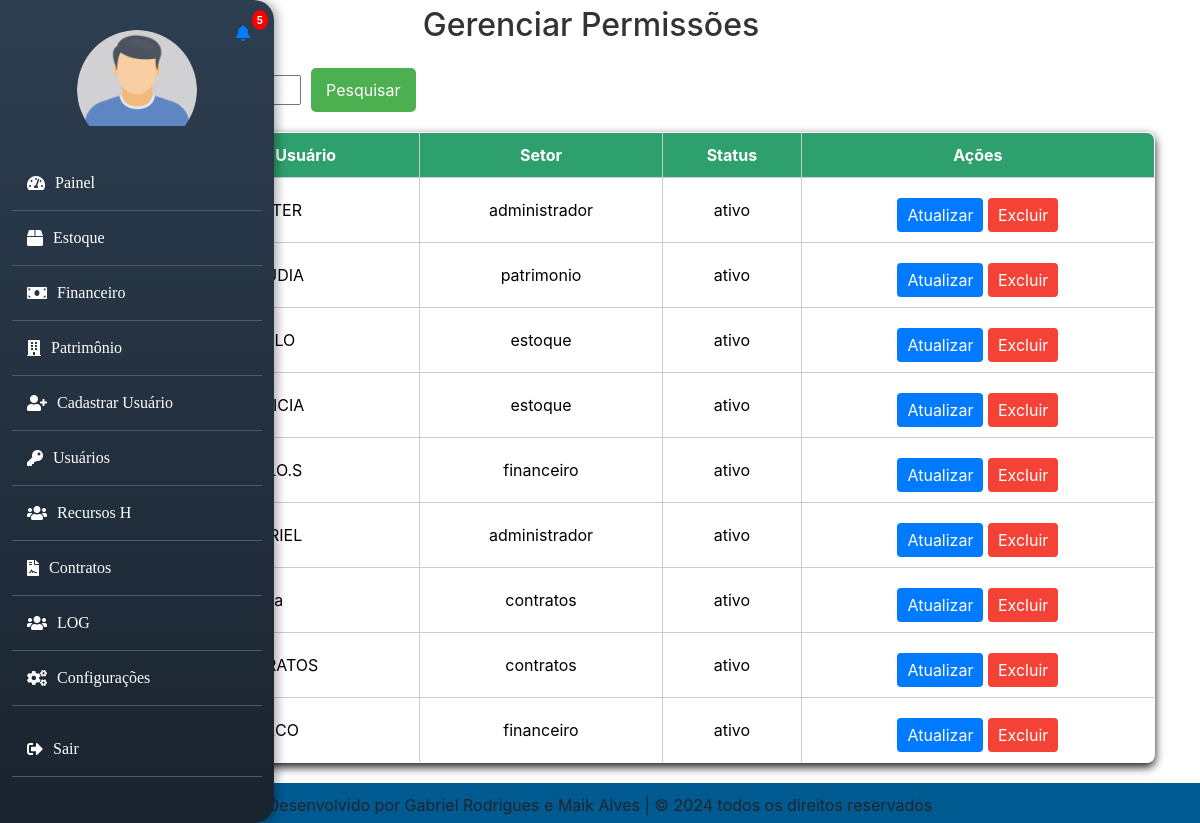
/gerenciarpermissao.php (signed in), run on the app's committed database.
### tables this page shows
CREATE TABLE `usuario` (
  `id` int(11) NOT NULL,
  `username` varchar(50) NOT NULL,
  `senha` varchar(255) NOT NULL,
  `matricula` varchar(20) NOT NULL,
  `email` varchar(100) NOT NULL,
  `setor` enum('administrador','estoque','patrimonio','financeiro','contratos') NOT NULL,
  `cargo` varchar(50) NOT NULL,
  `situacao` enum('ativo','inativo') DEFAULT 'ativo',
  `foto` varchar(255) DEFAULT 'default.png',
  `primeira_vez` tinyint(1) DEFAULT 1,
  `tempo_registro` datetime DEFAULT NULL
);

### gerenciarpermissao.php (the view, shortened to what this page needs)
<?php
include 'banco.php';
include 'header.php';
$query = "SELECT id, username, setor, situacao FROM usuario";
$usuarios = $con->query($query);
?>
<!DOCTYPE html>
<html lang="pt-br">
<head>
    <link rel="stylesheet" href="src/style/style.css">
</head>
<body>
    <h2>Gerenciar Permissões</h2>
<div class="container">
        <form class="container1" method="GET" action="gerenciarpermissao.php">
            <button class="btn1" type="submit">Pesquisar</button>
        </form>
        <table>
            <thead>
                <tr>
                    <th>ID</th>
                    <th>Nome de Usuário</th>
                    <th>Setor</th>
                    <th>Status</th>
                    <th>Ações</th>
                </tr>
            </thead>
            <tbody>
                <?php if ($usuarios && $usuarios->num_rows > 0): ?>
                    <?php while ($usuario = $usuarios->fetch_assoc()): ?>
                        <tr>
                            <td><?php echo htmlspecialchars($usuario['id']); ?></td>
                            <td><?php echo htmlspecialchars($usuario['username']); ?></td>
                            <td><?php echo htmlspecialchars($usuario['setor']); ?></td>
                            <td><?php echo htmlspecialchars($usuario['situacao']); ?></td>
                            <td>
                                <button class="btn btn-update" onclick="openModal(
                                    <?php echo $usuario['id']; ?>,
                                    '<?php echo htmlspecialchars($usuario['username']); ?>',
                                    '<?php echo htmlspecialchars($usuario['setor']); ?>',
                                    '<?php echo htmlspecialchars($usuario['situacao']); ?>'
                                )">
                                    Atualizar
                                </button>
                                <button class="btn btn-delete" onclick="openDeleteModal(<?php echo $usuario['id']; ?>)">Excluir</button>
                            </td>
                        </tr>
                    <?php endwhile; ?>
                <?php else: ?>
                    <tr>
                        <td colspan="5">Nenhum usuário encontrado.</td>
                    </tr>
                <?php endif; ?>
            </tbody>
        </table>
</div>
</body>
</html>
<?php include 'footer.php'; ?>

### src/style/style.css (style rules this page uses)
* { box-sizing: border-box; }
h2 { color: #333; padding: 6px; text-align: center; margin-right: 18px; }
button { display: flex; margin-top: 10px; padding: 10px 15px; background-color: #4caf50; color: white; border: none; border-radius: 5px; cursor: pointer; }
table { width: 100%; border-collapse: collapse; margin: 20px auto; box-shadow: 0 4px 10px rgba(0.9, 0.5, 0.5, 0.9); border-radius: 8px; overflow: hidden; }
table, th, td { border: 1px solid #ddd; color: #000; }
th, td { padding: 10px; text-align: left; max-width: 200px; overflow-wrap: break-word; }
table th { background-color: #2ea06d; color: white; }

### gerenciarpermissao.php (style rules this page uses)
.container { display: table; }
.container, .container-fluid, .container-lg, .container-md, .container-sm, .container-xl { width: 100%; }
table { width: 100%; border-collapse: collapse; margin-top: 20px; }
th, td { border: 1px solid #ccc; padding: 10px; text-align: center; }
th { background-color: #f4f4f4; }
.btn { padding: 5px 10px; cursor: pointer; border: none; border-radius: 4px; }
.btn-update { background-color: #007bff; color: white; }
.btn-delete { background-color: #f44336; color: white; }
.container1 { display: flex; align-items: baseline; gap: 10px; }
.btn1 { cursor: pointer; }

### data on the page
usuario: username "MASTER", setor "administrador", situacao "ativo"
usuario: username "CLAUDIA", setor "patrimonio", situacao "ativo"
usuario: id "3", username "PAULO", setor "estoque", situacao "ativo"
usuario: id "4", username "PATRICIA", setor "estoque", situacao "ativo"
usuario: id "5", username "PAULO.S", setor "financeiro", situacao "ativo"
usuario: username "GABRIEL", setor "administrador", situacao "ativo"
usuario: username "Rita", setor "contratos", situacao "ativo"
usuario: id "10", username "CONTRATOS", setor "contratos", situacao "ativo"
usuario: username "MARCO", setor "financeiro", situacao "ativo"

### other printed values
$unreadCount "5"
$item['nome'] "Painel"
$item['nome'] "Estoque"
$item['nome'] "Financeiro"
$item['nome'] "Patrimônio"
$item['nome'] "Cadastrar Usuário"
$item['nome'] "Usuários"
$item['nome'] "Recursos H"
$item['nome'] "Contratos"
$item['nome'] "LOG"
$item['nome'] "Configurações"
